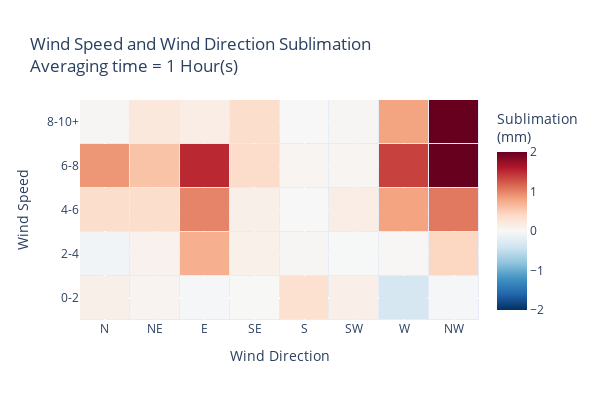

The cell this chart's notebook holds for it:
### Code cell
# plot grouped_winds as a heatmap
fig = go.Figure()
fig.add_trace(go.Heatmap(z=grouped_winds.values, 
                         x=grouped_winds.columns, 
                         y=grouped_winds.index,

                        colorbar={'title':'Sublimation<br>(mm)'},
                        colorscale='RdBu_r',
                        # min and max color values
                        zmin=-2,
                        zmax=2,
                        xgap=1,
                        ygap=1,
                         ))
# add grid
fig.update_layout(height=400, 
                  width=600,
                  xaxis_title='Wind Direction',
                  yaxis_title='Wind Speed',
                  title=f'Wind Speed and Wind Direction Sublimation<br>Averaging time = {timestep} Hour(s)',
                  )
# change x-axis ticks to be cardinal wind directions
fig.update_xaxes(tickvals=[0, 45, 90, 135, 180, 225, 270, 315], ticktext=['N', 'NE', 'E', 'SE', 'S', 'SW', 'W', 'NW'])
# update y-axes ticks to be wind speed bins
fig.update_yaxes(tickvals=[0, 2, 4, 6, 8, 10,], ticktext=['0-2', '2-4', '4-6', '6-8', '8-10+'])
# update legend title to legend_title='Percent of Winter Sublimation (%)'

### Figure 1 — Plotly figure (JSON) as saved in the notebook; plotly's stock layout.template omitted (floating-point values rounded to 4 significant figures)
{"data": [{"colorbar": {"title": {"text": "Sublimation<br>(mm)"}}, "colorscale": [[0, "rgb(5,48,97)"], [0.1, "rgb(33,102,172)"], [0.2, "rgb(67,147,195)"], [0.3, "rgb(146,197,222)"], [0.4, "rgb(209,229,240)"], [0.5, "rgb(247,247,247)"], [0.6, "rgb(253,219,199)"], [0.7, "rgb(244,165,130)"], [0.8, "rgb(214,96,77)"], [0.9, "rgb(178,24,43)"], [1, "rgb(103,0,31)"]], "type": "heatmap", "x": [0, 45, 90, 135, 180, 225, 270, 315], "xgap": 1, "y": [0, 2, 4, 6, 8], "ygap": 1, "z": [[0.1196, 0.05326, -0.02515, 0.005004, 0.3214, 0.1279, -0.3454, -0.01716], [-0.05998, 0.08086, 0.7273, 0.1055, 0.02625, -0.006459, 0.01552, 0.4293], [0.3566, 0.3542, 0.9914, 0.1201, 0, 0.138, 0.8046, 1.056], [0.881, 0.5798, 1.512, 0.3649, 0.04402, 0.04805, 1.367, 2.988], [0.02964, 0.22, 0.1443, 0.3593, 0, 0.02153, 0.8076, 3.326]], "zmax": 2, "zmin": -2}], "layout": {"height": 400, "title": {"text": "Wind Speed and Wind Direction Sublimation<br>Averaging time = 1 Hour(s)"}, "width": 600, "xaxis": {"ticktext": ["N", "NE", "E", "SE", "S", "SW", "W", "NW"], "tickvals": [0, 45, 90, 135, 180, 225, 270, 315], "title": {"text": "Wind Direction"}}, "yaxis": {"ticktext": ["0-2", "2-4", "4-6", "6-8", "8-10+"], "tickvals": [0, 2, 4, 6, 8, 10], "title": {"text": "Wind Speed"}}}}
